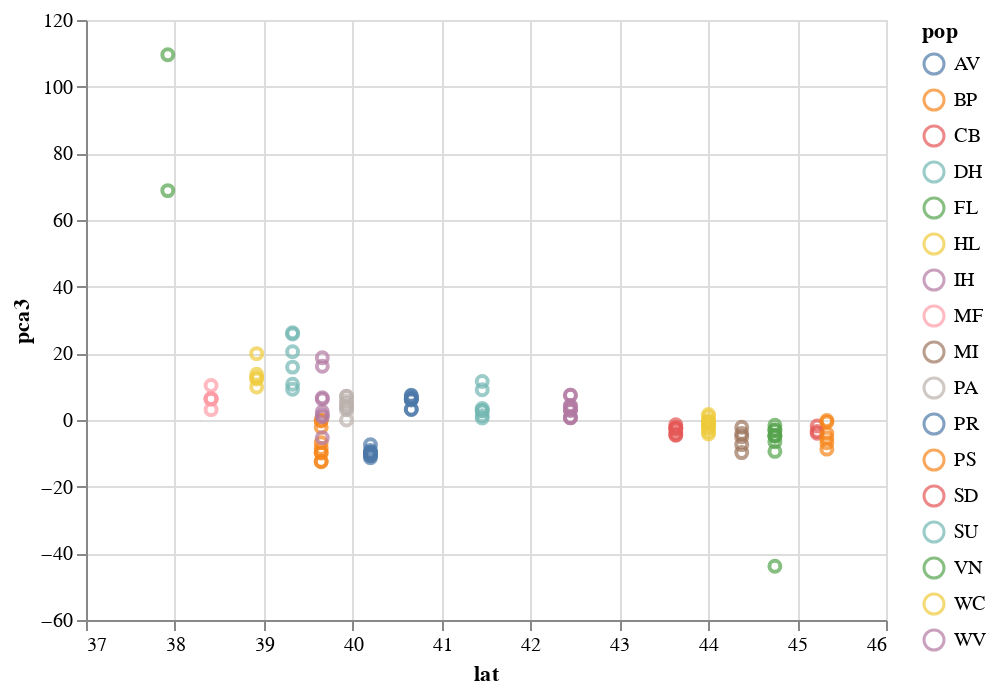

The notebook cell saved with this chart:
### Code cell
#plot pca vs latitude
alt.Chart(mergeyNam).mark_point().encode(
    alt.X('lat',
        scale=alt.Scale(zero=False)
    ),
    y='pca3',
    color='pop'
)

### Figure 1 — Vega-Lite specification as saved in the notebook (floating-point values rounded to 4 significant figures)
{"$schema": "https://vega.github.io/schema/vega-lite/v2.6.0.json", "config": {"view": {"height": 300, "width": 400}}, "data": {"name": "data-df70497540024ff2a58ec16791d94b1c"}, "datasets": {"data-df70497540024ff2a58ec16791d94b1c": [{"con": "Nam", "lat": 37.92, "long": -75.48, "name": "B10I.sorted", "pca1": 0.6633, "pca2": -9.543, "pca3": 68.82, "pca4": 105.5, "pca5": -33.83, "pca6": -8.979, "pca7": 1.69, "pop": "VN"}, {"con": "Nam", "lat": 37.92, "long": -75.48, "name": "B1II.sorted", "pca1": 3.726, "pca2": -16.05, "pca3": 109.6, "pca4": 166.8, "pca5": -53.16, "pca6": -16.59, "pca7": -6.307, "pop": "VN"}, {"con": "Nam", "lat": 38.41, "long": -75.57, "name": "F1II.sorted", "pca1": 2.572, "pca2": -5.386, "pca3": 10.35, "pca4": -1.701, "pca5": 4.459, "pca6": 7.55, "pca7": 2.642, "pop": "MF"}, {"con": "Nam", "lat": 38.41, "long": -75.57, "name": "B8I.sorted", "pca1": 2.434, "pca2": -2.056, "pca3": 6.341, "pca4": 0.8916, "pca5": 1.107, "pca6": 3.409, "pca7": 9.065, "pop": "MF"}, {"con": "Nam", "lat": 38.41, "long": -75.57, "name": "D7I.sorted", "pca1": 1.877, "pca2": -4.647, "pca3": 6.367, "pca4": -2.569, "pca5": 1.283, "pca6": 4.924, "pca7": 4.924, "pop": "MF"}, {"con": "Nam", "lat": 38.41, "long": -75.57, "name": "H5I.sorted", "pca1": 1.585, "pca2": -2.181, "pca3": 6.331, "pca4": -1.696, "pca5": 2.518, "pca6": 4.359, "pca7": 6.526, "pop": "MF"}, {"con": "Nam", "lat": 38.41, "long": -75.57, "name": "C11II.sorted", "pca1": 1.44, "pca2": -2.785, "pca3": 3.11, "pca4": -0.5945, "pca5": 2.595, "pca6": 4.932, "pca7": 0.9729, "pop": "MF"}, {"con": "Nam", "lat": 38.41, "long": -75.57, "name": "E7II.sorted", "pca1": 4.544, "pca2": -2.806, "pca3": 6.35, "pca4": 1.346, "pca5": 2.507, "pca6": 5.192, "pca7": 6.07, "pop": "MF"}, {"con": "Nam", "lat": 38.92, "long": -75.45, "name": "G5II.sorted", "pca1": 6.044, "pca2": -5.32, "pca3": 12.29, "pca4": 0.4563, "pca5": 7.601, "pca6": 4.642, "pca7": -2.703, "pop": "HL"}, {"con": "Nam", "lat": 38.92, "long": -75.45, "name": "A12I.sorted", "pca1": 0.9412, "pca2": -3.487, "pca3": 12.66, "pca4": -3.281, "pca5": 6.346, "pca6": 8.115, "pca7": 16.01, "pop": "HL"}, {"con": "Nam", "lat": 38.92, "long": -75.45, "name": "F10I.sorted", "pca1": 1.07, "pca2": -2.011, "pca3": 13.73, "pca4": -1.915, "pca5": 6.381, "pca6": 9.76, "pca7": 18.69, "pop": "HL"}, {"con": "Nam", "lat": 38.92, "long": -75.45, "name": "H12I.sorted", "pca1": 3.614, "pca2": -4.259, "pca3": 9.885, "pca4": -7.481, "pca5": 8.329, "pca6": 13.82, "pca7": 13.25, "pop": "HL"}, {"con": "Nam", "lat": 38.92, "long": -75.45, "name": "D3II.sorted", "pca1": 4.832, "pca2": -5.168, "pca3": 19.91, "pca4": -8.42, "pca5": 14.67, "pca6": 26.13, "pca7": 9.663, "pop": "HL"}, {"con": "Nam", "lat": 39.65, "long": -75.72, "name": "A11I.sorted", "pca1": -79.19, "pca2": 8.751, "pca3": -6.843, "pca4": -0.7516, "pca5": -3.877, "pca6": -1.127, "pca7": 0.6259, "pop": "BP"}, {"con": "Nam", "lat": 39.65, "long": -75.72, "name": "F6II.sorted", "pca1": -38.38, "pca2": -1.815, "pca3": -0.2943, "pca4": -0.03705, "pca5": 1.014, "pca6": 7.726, "pca7": -6.126, "pop": "BP"}, {"con": "Nam", "lat": 39.65, "long": -75.72, "name": "E3II.sorted", "pca1": -98.18, "pca2": 3.691, "pca3": -8.57, "pca4": -0.8817, "pca5": -4.34, "pca6": 0.5186, "pca7": -2.232, "pop": "BP"}, {"con": "Nam", "lat": 39.65, "long": -75.72, "name": "D11II.sorted", "pca1": -2.065, "pca2": -0.2838, "pca3": 0.003677, "pca4": 0.003389, "pca5": 0.06147, "pca6": 0.3603, "pca7": -0.719, "pop": "BP"}, {"con": "Nam", "lat": 39.65, "long": -75.72, "name": "H2I.sorted", "pca1": -133.9, "pca2": 7.311, "pca3": -9.746, "pca4": 1.318, "pca5": -6.877, "pca6": -8.763, "pca7": 7.167, "pop": "BP"}, {"con": "Nam", "lat": 39.65, "long": -75.72, "name": "H1I.sorted", "pca1": -133.7, "pca2": 7.477, "pca3": -9.887, "pca4": 0.7555, "pca5": -7.255, "pca6": -8.79, "pca7": 8.074, "pop": "BP"}, {"con": "Nam", "lat": 39.65, "long": -75.72, "name": "G9I.sorted", "pca1": -66.23, "pca2": 0.5788, "pca3": -2.164, "pca4": 0.6135, "pca5": -1.382, "pca6": -2.06, "pca7": 1.04, "pop": "BP"}, {"con": "Nam", "lat": 39.65, "long": -75.72, "name": "F4I.sorted", "pca1": -131.7, "pca2": 3.19, "pca3": -12.4, "pca4": 0.3687, "pca5": -0.9638, "pca6": -1.599, "pca7": -10.89, "pop": "BP"}, {"con": "Nam", "lat": 39.65, "long": -75.72, "name": "G2II.sorted", "pca1": -135.1, "pca2": 1.384, "pca3": -12.53, "pca4": 0.449, "pca5": -0.65, "pca6": -0.446, "pca7": -15.41, "pop": "BP"}, {"con": "Nam", "lat": 39.66, "long": -79.91, "name": "B6I.sorted", "pca1": 12.33, "pca2": -15.13, "pca3": 16.1, "pca4": -63.53, "pca5": -142.4, "pca6": 2.418, "pca7": -9.54, "pop": "WV"}, {"con": "Nam", "lat": 39.66, "long": -79.91, "name": "F4II.sorted", "pca1": 9.306, "pca2": -11.89, "pca3": 2.461, "pca4": -7.056, "pca5": 1.614, "pca6": -2.72, "pca7": -4.358, "pop": "WV"}, {"con": "Nam", "lat": 39.66, "long": -79.91, "name": "D7II.sorted", "pca1": 10.6, "pca2": -11.65, "pca3": -5.334, "pca4": -3.765, "pca5": 9.462, "pca6": -11.77, "pca7": -9.757, "pop": "WV"}, {"con": "Nam", "lat": 39.66, "long": -79.91, "name": "B8II.sorted", "pca1": 15.2, "pca2": -19.79, "pca3": 18.7, "pca4": -73.41, "pca5": -163.7, "pca6": 3.637, "pca7": -15.68, "pop": "WV"}, {"con": "Nam", "lat": 39.66, "long": -79.91, "name": "B4II.sorted", "pca1": 6.547, "pca2": -9.773, "pca3": 6.273, "pca4": -4.254, "pca5": 6.293, "pca6": -2.986, "pca7": -1.339, "pop": "WV"}, {"con": "Nam", "lat": 39.66, "long": -79.91, "name": "G4I.sorted", "pca1": 4.632, "pca2": -4.877, "pca3": 0.9697, "pca4": -0.7492, "pca5": 1.565, "pca6": -4.177, "pca7": 0.9313, "pop": "WV"}, {"con": "Nam", "lat": 39.66, "long": -79.91, "name": "A7I.sorted", "pca1": 8.096, "pca2": -5.017, "pca3": 1.409, "pca4": -1.741, "pca5": 6.492, "pca6": -2.893, "pca7": 2.519, "pop": "WV"}, {"con": "Nam", "lat": 39.66, "long": -79.91, "name": "H5II.sorted", "pca1": 8.341, "pca2": -9.91, "pca3": 6.692, "pca4": -1.828, "pca5": 5.01, "pca6": -0.727, "pca7": 2.268, "pop": "WV"}, {"con": "Nam", "lat": 39.93, "long": -75.58, "name": "H6I.sorted", "pca1": -0.7189, "pca2": -2.366, "pca3": 4.238, "pca4": -1.664, "pca5": 4.101, "pca6": 2.388, "pca7": 6.757, "pop": "PA"}, {"con": "Nam", "lat": 39.93, "long": -75.58, "name": "F9I.sorted", "pca1": 1.838, "pca2": -1.402, "pca3": 5.043, "pca4": -1.633, "pca5": 3.143, "pca6": 2.371, "pca7": 5.897, "pop": "PA"}, {"con": "Nam", "lat": 39.93, "long": -75.58, "name": "E10I.sorted", "pca1": 1.81, "pca2": -1.517, "pca3": 3.072, "pca4": -1.369, "pca5": 2.482, "pca6": 3.46, "pca7": 3.29, "pop": "PA"}, {"con": "Nam", "lat": 39.93, "long": -75.58, "name": "D5I.sorted", "pca1": 3.912, "pca2": -2.172, "pca3": 3.691, "pca4": -2.587, "pca5": 4.267, "pca6": 3.258, "pca7": 7.613, "pop": "PA"}, {"con": "Nam", "lat": 39.93, "long": -75.58, "name": "D4I.sorted", "pca1": 1.272, "pca2": 0.4376, "pca3": 5.721, "pca4": -2.655, "pca5": 2.793, "pca6": 4.889, "pca7": 8.765, "pop": "PA"}, {"con": "Nam", "lat": 39.93, "long": -75.58, "name": "B6II.sorted", "pca1": 3.802, "pca2": -2.447, "pca3": 7.155, "pca4": -4.752, "pca5": 5.548, "pca6": 4.221, "pca7": 1.748, "pop": "PA"}, {"con": "Nam", "lat": 39.93, "long": -75.58, "name": "B9II.sorted", "pca1": 4.327, "pca2": -5.007, "pca3": 7.023, "pca4": -3.39, "pca5": 5.111, "pca6": 4.725, "pca7": 4.71, "pop": "PA"}, {"con": "Nam", "lat": 39.93, "long": -75.58, "name": "G12I.sorted", "pca1": -0.0825, "pca2": -0.02548, "pca3": 0.007083, "pca4": 0.01915, "pca5": 0.01465, "pca6": -0.0292, "pca7": -0.0179, "pop": "PA"}, {"con": "Nam", "lat": 40.2, "long": -76.76, "name": "H9II.sorted", "pca1": 12.11, "pca2": 78.36, "pca3": -7.45, "pca4": 4.443, "pca5": -4.508, "pca6": 0.03136, "pca7": -5.897, "pop": "AV"}, {"con": "Nam", "lat": 40.2, "long": -76.76, "name": "E4II.sorted", "pca1": 18.03, "pca2": 89.14, "pca3": -10.15, "pca4": 6.216, "pca5": -5.257, "pca6": 1.786, "pca7": -7.125, "pop": "AV"}, {"con": "Nam", "lat": 40.2, "long": -76.76, "name": "G2I.sorted", "pca1": 16.78, "pca2": 97.5, "pca3": -11.31, "pca4": 3.648, "pca5": -6.257, "pca6": 0.5072, "pca7": -3.802, "pop": "AV"}, {"con": "Nam", "lat": 40.2, "long": -76.76, "name": "D3I.sorted", "pca1": 17.33, "pca2": 111.4, "pca3": -10.52, "pca4": 4.704, "pca5": -7.874, "pca6": 1.003, "pca7": -2.524, "pop": "AV"}, {"con": "Nam", "lat": 40.2, "long": -76.76, "name": "D10I.sorted", "pca1": 14.76, "pca2": 75.97, "pca3": -9.671, "pca4": 4.144, "pca5": -5.269, "pca6": 1.012, "pca7": -3.382, "pop": "AV"}, {"con": "Nam", "lat": 40.2, "long": -76.76, "name": "B7I.sorted", "pca1": 13.11, "pca2": 101.5, "pca3": -9.109, "pca4": 7.116, "pca5": -5.749, "pca6": 2.855, "pca7": -6.575, "pop": "AV"}, {"con": "Nam", "lat": 40.2, "long": -76.76, "name": "B1I.sorted", "pca1": 16.75, "pca2": 110.4, "pca3": -10.75, "pca4": 6.729, "pca5": -7.066, "pca6": -0.2274, "pca7": -3.942, "pop": "AV"}, {"con": "Nam", "lat": 40.2, "long": -76.76, "name": "E5I.sorted", "pca1": 13.01, "pca2": 91.69, "pca3": -9.769, "pca4": 4.815, "pca5": -6.726, "pca6": 1.238, "pca7": -2.461, "pop": "AV"}, {"con": "Nam", "lat": 40.66, "long": -76.92, "name": "C2I.sorted", "pca1": 4.03, "pca2": -1.841, "pca3": 6.017, "pca4": -4.149, "pca5": 9.469, "pca6": -0.6714, "pca7": 19.85, "pop": "PR"}, {"con": "Nam", "lat": 40.66, "long": -76.92, "name": "A3I.sorted", "pca1": 5.478, "pca2": 0.01489, "pca3": 7.45, "pca4": -7.923, "pca5": 11.37, "pca6": -10.31, "pca7": 27.52, "pop": "PR"}, {"con": "Nam", "lat": 40.66, "long": -76.92, "name": "B3I.sorted", "pca1": 4.628, "pca2": -0.6603, "pca3": 7.197, "pca4": -3.215, "pca5": 6.994, "pca6": -0.9251, "pca7": 19.08, "pop": "PR"}, {"con": "Nam", "lat": 40.66, "long": -76.92, "name": "D1I.sorted", "pca1": 5.88, "pca2": 1.08, "pca3": 6.364, "pca4": -7.604, "pca5": 8.4, "pca6": -8.961, "pca7": 20.98, "pop": "PR"}, {"con": "Nam", "lat": 40.66, "long": -76.92, "name": "G1I.sorted", "pca1": 1.424, "pca2": 0.292, "pca3": 6.356, "pca4": -3.12, "pca5": 7.57, "pca6": 1.207, "pca7": 14.17, "pop": "PR"}, {"con": "Nam", "lat": 40.66, "long": -76.92, "name": "H8I.sorted", "pca1": 7.686, "pca2": -1.981, "pca3": 6.344, "pca4": -6.329, "pca5": 10.08, "pca6": -6.713, "pca7": 28.97, "pop": "PR"}, {"con": "Nam", "lat": 40.66, "long": -76.92, "name": "G4II.sorted", "pca1": 4.034, "pca2": -5.726, "pca3": 3.224, "pca4": -4.582, "pca5": 7.256, "pca6": 4.81, "pca7": 6.471, "pop": "PR"}, {"con": "Nam", "lat": 40.66, "long": -76.92, "name": "A9I.sorted", "pca1": 4.729, "pca2": -5.435, "pca3": 3.148, "pca4": -6.314, "pca5": 5.633, "pca6": 1.716, "pca7": 5.936, "pop": "PR"}, {"con": "Nam", "lat": 41.46, "long": -77.14, "name": "D8II.sorted", "pca1": 6.844, "pca2": -6.36, "pca3": 2.839, "pca4": -5.157, "pca5": 5.102, "pca6": -2.856, "pca7": -3.303, "pop": "SU"}, {"con": "Nam", "lat": 41.46, "long": -77.14, "name": "B5I.sorted", "pca1": 2.036, "pca2": -1.476, "pca3": 0.6243, "pca4": 0.0007299, "pca5": 0.3939, "pca6": -0.6711, "pca7": 0.1633, "pop": "SU"}, {"con": "Nam", "lat": 41.46, "long": -77.14, "name": "B9I.sorted", "pca1": 1.46, "pca2": -0.4315, "pca3": 1.261, "pca4": -0.4277, "pca5": 0.8035, "pca6": 0.04385, "pca7": 0.8561, "pop": "SU"}, {"con": "Nam", "lat": 41.46, "long": -77.14, "name": "A4I.sorted", "pca1": 10.28, "pca2": -9.15, "pca3": 11.55, "pca4": -19.84, "pca5": 1.613, "pca6": 7.381, "pca7": 145.0, "pop": "SU"}, {"con": "Nam", "lat": 41.46, "long": -77.14, "name": "C4I.sorted", "pca1": 5.86, "pca2": -4.55, "pca3": 2.696, "pca4": -4.78, "pca5": 4.391, "pca6": 3.817, "pca7": 4.391, "pop": "SU"}, {"con": "Nam", "lat": 41.46, "long": -77.14, "name": "E7I.sorted", "pca1": 8.804, "pca2": -7.441, "pca3": 9.096, "pca4": -15.89, "pca5": 1.704, "pca6": 5.842, "pca7": 116.7, "pop": "SU"}, {"con": "Nam", "lat": 41.46, "long": -77.14, "name": "C1I.sorted", "pca1": 3.675, "pca2": -1.224, "pca3": 3.456, "pca4": -2.248, "pca5": 4.992, "pca6": -2.575, "pca7": -0.6641, "pop": "SU"}, {"con": "Nam", "lat": 43.64, "long": -79.35, "name": "C4II.sorted", "pca1": 13.43, "pca2": -12.48, "pca3": -4.592, "pca4": -3.264, "pca5": 8.178, "pca6": -14.7, "pca7": -13.22, "pop": "CB"}, {"con": "Nam", "lat": 43.64, "long": -79.35, "name": "A11II.sorted", "pca1": -10.33, "pca2": -5.198, "pca3": -2.374, "pca4": -2.445, "pca5": 2.495, "pca6": -4.862, "pca7": -5.409, "pop": "CB"}, {"con": "Nam", "lat": 43.64, "long": -79.35, "name": "C9II.sorted", "pca1": 8.317, "pca2": -9.488, "pca3": -4.432, "pca4": -2.45, "pca5": 4.992, "pca6": -7.5, "pca7": -4.757, "pop": "CB"}, {"con": "Nam", "lat": 43.64, "long": -79.35, "name": "D10II.sorted", "pca1": 13.38, "pca2": -13.5, "pca3": -2.619, "pca4": -4.39, "pca5": 11.29, "pca6": -16.93, "pca7": -13.73, "pop": "CB"}, {"con": "Nam", "lat": 43.64, "long": -79.35, "name": "E8II.sorted", "pca1": 8.042, "pca2": -9.715, "pca3": -1.406, "pca4": 0.1729, "pca5": 2.995, "pca6": -10.03, "pca7": -7.078, "pop": "CB"}, {"con": "Nam", "lat": 43.64, "long": -79.35, "name": "G10II.sorted", "pca1": 8.602, "pca2": -6.91, "pca3": -2.376, "pca4": -1.661, "pca5": 4.524, "pca6": -8.287, "pca7": -6.525, "pop": "CB"}, {"con": "Nam", "lat": 43.64, "long": -79.35, "name": "F6I.sorted", "pca1": 10.41, "pca2": -7.863, "pca3": -3.704, "pca4": -3.611, "pca5": 2.771, "pca6": -13.09, "pca7": -3.885, "pop": "CB"}, {"con": "Nam", "lat": 44.38, "long": -79.74, "name": "G5I.sorted", "pca1": 8.704, "pca2": -8.16, "pca3": -2.201, "pca4": -4.489, "pca5": 6.22, "pca6": -8.227, "pca7": -1.686, "pop": "MI"}, {"con": "Nam", "lat": 44.38, "long": -79.74, "name": "H7I.sorted", "pca1": 10.89, "pca2": -8.78, "pca3": -4.015, "pca4": -4.745, "pca5": 7.759, "pca6": -12.04, "pca7": -0.4031, "pop": "MI"}, {"con": "Nam", "lat": 44.38, "long": -79.74, "name": "G3II.sorted", "pca1": 16.41, "pca2": -15.97, "pca3": -5.032, "pca4": -8.596, "pca5": 15.07, "pca6": -23.42, "pca7": -19.22, "pop": "MI"}, {"con": "Nam", "lat": 44.38, "long": -79.74, "name": "H6II.sorted", "pca1": 14.74, "pca2": -21.32, "pca3": -7.393, "pca4": -13.81, "pca5": 22.95, "pca6": -40.58, "pca7": -49.82, "pop": "MI"}, {"con": "Nam", "lat": 44.38, "long": -79.74, "name": "H1II.sorted", "pca1": 16.38, "pca2": -17.34, "pca3": -9.779, "pca4": -12.77, "pca5": 9.36, "pca6": -24.25, "pca7": -23.68, "pop": "MI"}, {"con": "Nam", "lat": 44.75, "long": -79.7, "name": "C10I.sorted", "pca1": 9.814, "pca2": -10.72, "pca3": -4.6, "pca4": -1.408, "pca5": 6.516, "pca6": -11.3, "pca7": -7.217, "pop": "FL"}, {"con": "Nam", "lat": 44.75, "long": -79.7, "name": "D12I.sorted", "pca1": 7.769, "pca2": -8.424, "pca3": -1.572, "pca4": -4.952, "pca5": 2.069, "pca6": -10.66, "pca7": -5.703, "pop": "FL"}, {"con": "Nam", "lat": 44.75, "long": -79.7, "name": "A6I.sorted", "pca1": 11.35, "pca2": -10.37, "pca3": -4.74, "pca4": -4.858, "pca5": 6.047, "pca6": -14.75, "pca7": -6.004, "pop": "FL"}, {"con": "Nam", "lat": 44.75, "long": -79.7, "name": "H2II.sorted", "pca1": 15.82, "pca2": -14.48, "pca3": -6.548, "pca4": -3.14, "pca5": 8.565, "pca6": -19.62, "pca7": -26.92, "pop": "FL"}, {"con": "Nam", "lat": 44.75, "long": -79.7, "name": "F2II.sorted", "pca1": 13.1, "pca2": -14.67, "pca3": -9.419, "pca4": -3.334, "pca5": 13.12, "pca6": -17.96, "pca7": -22.37, "pop": "FL"}, {"con": "Nam", "lat": 44.75, "long": -79.7, "name": "A8II.sorted", "pca1": 12.9, "pca2": -18.55, "pca3": -2.91, "pca4": -3.355, "pca5": 6.427, "pca6": -13.46, "pca7": -19.3, "pop": "FL"}, {"con": "Nam", "lat": 44.75, "long": -79.7, "name": "H9I.sorted", "pca1": 7.609, "pca2": -6.859, "pca3": -4.883, "pca4": -4.168, "pca5": 5.18, "pca6": -8.17, "pca7": -5.444, "pop": "FL"}, {"con": "Nam", "lat": 44.75, "long": -79.7, "name": "E12I.sorted", "pca1": 7.329, "pca2": -9.592, "pca3": -3.158, "pca4": -0.1612, "pca5": 3.988, "pca6": -8.531, "pca7": -6.369, "pop": "FL"}, {"con": "Nam", "lat": 44.75, "long": -79.7, "name": "F5I.sorted", "pca1": 13.32, "pca2": -17.07, "pca3": -43.87, "pca4": 19.91, "pca5": -7.914, "pca6": 1.209, "pca7": 3.488, "pop": "FL"}, {"con": "Nam", "lat": 45.23, "long": -79.68, "name": "C8II.sorted", "pca1": 3.587, "pca2": -3.664, "pca3": -1.799, "pca4": -0.1741, "pca5": 1.761, "pca6": -3.467, "pca7": -2.022, "pop": "SD"}, {"con": "Nam", "lat": 45.23, "long": -79.68, "name": "D9II.sorted", "pca1": 9.324, "pca2": -8.661, "pca3": -3.435, "pca4": -2.415, "pca5": 3.646, "pca6": -10.45, "pca7": -7.454, "pop": "SD"}, {"con": "Nam", "lat": 45.23, "long": -79.68, "name": "C12I.sorted", "pca1": 9.434, "pca2": -8.039, "pca3": -3.966, "pca4": -2.821, "pca5": 3.418, "pca6": -10.12, "pca7": -5.194, "pop": "SD"}, {"con": "Nam", "lat": 45.33, "long": -79.96, "name": "F8II.sorted", "pca1": -0.08324, "pca2": -0.2891, "pca3": -0.1799, "pca4": 0.1168, "pca5": -0.1277, "pca6": 0.07926, "pca7": -0.05059, "pop": "PS"}, {"con": "Nam", "lat": 45.33, "long": -79.96, "name": "H7II.sorted", "pca1": 13.07, "pca2": -13.49, "pca3": -8.741, "pca4": -9.684, "pca5": 10.53, "pca6": -25.84, "pca7": -22.89, "pop": "PS"}, {"con": "Nam", "lat": 45.33, "long": -79.96, "name": "H8II.sorted", "pca1": 9.298, "pca2": -9.227, "pca3": -4.076, "pca4": -3.46, "pca5": 8.238, "pca6": -14.34, "pca7": -10.65, "pop": "PS"}, {"con": "Nam", "lat": 45.33, "long": -79.96, "name": "F8I.sorted", "pca1": 8.934, "pca2": -6.265, "pca3": -0.5791, "pca4": -4.368, "pca5": 5.001, "pca6": -9.963, "pca7": -2.046, "pop": "PS"}, {"con": "Nam", "lat": 45.33, "long": -79.96, "name": "E9II.sorted", "pca1": 11.97, "pca2": -13.9, "pca3": -5.428, "pca4": -7.419, "pca5": 9.318, "pca6": -17.58, "pca7": -14.31, "pop": "PS"}, {"con": "Nam", "lat": 45.33, "long": -79.96, "name": "A7II.sorted", "pca1": 14.17, "pca2": -12.24, "pca3": -6.829, "pca4": -9.124, "pca5": 9.873, "pca6": -24.86, "pca7": -21.2, "pop": "PS"}, {"con": "Nam", "lat": 39.32, "long": -75.62, "name": "G8II.sorted", "pca1": 2.972, "pca2": -4.2, "pca3": 10.7, "pca4": -1.384, "pca5": 2.901, "pca6": 5.119, "pca7": 3.803, "pop": "DH"}, {"con": "Nam", "lat": 39.32, "long": -75.62, "name": "F3II.sorted", "pca1": 0.9631, "pca2": -10.68, "pca3": 20.48, "pca4": -8.437, "pca5": 16.03, "pca6": 104.1, "pca7": -27.0, "pop": "DH"}, {"con": "Nam", "lat": 39.32, "long": -75.62, "name": "C2II.sorted", "pca1": 4.603, "pca2": -6.398, "pca3": 15.87, "pca4": -5.025, "pca5": -0.4697, "pca6": 12.78, "pca7": -1.245, "pop": "DH"}, {"con": "Nam", "lat": 39.32, "long": -75.62, "name": "A6II.sorted", "pca1": 5.523, "pca2": -11.52, "pca3": 26.16, "pca4": -8.428, "pca5": 17.36, "pca6": 125.2, "pca7": -34.1, "pop": "DH"}, {"con": "Nam", "lat": 39.32, "long": -75.62, "name": "B4I.sorted", "pca1": 2.088, "pca2": -2.281, "pca3": 9.237, "pca4": -3.936, "pca5": 6.537, "pca6": 6.576, "pca7": 10.75, "pop": "DH"}, {"con": "Nam", "lat": 39.32, "long": -75.62, "name": "F5II.sorted", "pca1": 3.122, "pca2": -10.8, "pca3": 25.79, "pca4": -10.17, "pca5": 19.68, "pca6": 119.4, "pca7": -33.01, "pop": "DH"}, {"con": "Nam", "lat": 42.45, "long": -76.46, "name": "G7I.sorted", "pca1": 3.49, "pca2": -3.505, "pca3": 4.134, "pca4": -2.924, "pca5": 2.954, "pca6": -0.7826, "pca7": 6.797, "pop": "IH"}, {"con": "Nam", "lat": 42.45, "long": -76.46, "name": "H4II.sorted", "pca1": 2.956, "pca2": -5.25, "pca3": 7.418, "pca4": 0.3166, "pca5": 1.569, "pca6": 2.714, "pca7": -1.177, "pop": "IH"}, {"con": "Nam", "lat": 42.45, "long": -76.46, "name": "H10II.sorted", "pca1": 4.798, "pca2": -5.078, "pca3": 2.979, "pca4": 0.2975, "pca5": 3.857, "pca6": 2.675, "pca7": 0.03923, "pop": "IH"}, {"con": "Nam", "lat": 42.45, "long": -76.46, "name": "E10II.sorted", "pca1": 4.212, "pca2": -3.814, "pca3": 4.323, "pca4": -0.3243, "pca5": 2.24, "pca6": 2.15, "pca7": -0.9253, "pop": "IH"}, {"con": "Nam", "lat": 42.45, "long": -76.46, "name": "B10II.sorted", "pca1": 7.332, "pca2": -7.271, "pca3": 2.864, "pca4": -5.655, "pca5": 1.656, "pca6": 2.455, "pca7": 4.322, "pop": "IH"}, {"con": "Nam", "lat": 42.45, "long": -76.46, "name": "H10I.sorted", "pca1": 6.129, "pca2": -2.572, "pca3": 0.7714, "pca4": -2.808, "pca5": 4.616, "pca6": -0.0425, "pca7": 4.028, "pop": "IH"}, {"con": "Nam", "lat": 42.45, "long": -76.46, "name": "D9I.sorted", "pca1": 3.064, "pca2": -1.93, "pca3": 0.6749, "pca4": 0.08944, "pca5": 2.114, "pca6": 0.8374, "pca7": 1.847, "pop": "IH"}, {"con": "Nam", "lat": 42.45, "long": -76.46, "name": "C3I.sorted", "pca1": 6.856, "pca2": -2.871, "pca3": 3.373, "pca4": -2.26, "pca5": 1.988, "pca6": -0.7666, "pca7": 4.637, "pop": "IH"}, {"con": "Nam", "lat": 42.45, "long": -76.46, "name": "C11I.sorted", "pca1": 0.608, "pca2": -1.322, "pca3": 0.6712, "pca4": -0.784, "pca5": 0.3525, "pca6": -0.9203, "pca7": 1.414, "pop": "IH"}, {"con": "Nam", "lat": 42.45, "long": -76.46, "name": "A10II.sorted", "pca1": 6.707, "pca2": -6.697, "pca3": 7.415, "pca4": -2.806, "pca5": 6.455, "pca6": 1.67, "pca7": 3.593, "pop": "IH"}, {"con": "Nam", "lat": 44.0, "long": -79.39, "name": "A1II.sorted", "pca1": 10.04, "pca2": -9.825, "pca3": 1.65, "pca4": 4.577, "pca5": -0.3249, "pca6": -8.922, "pca7": -6.445, "pop": "WC"}, {"con": "Nam", "lat": 44.0, "long": -79.39, "name": "G1II.sorted", "pca1": 9.513, "pca2": -12.05, "pca3": -4.208, "pca4": -2.033, "pca5": 6.408, "pca6": -13.98, "pca7": -16.21, "pop": "WC"}, {"con": "Nam", "lat": 44.0, "long": -79.39, "name": "F7I.sorted", "pca1": 9.13, "pca2": -5.428, "pca3": -2.29, "pca4": -2.887, "pca5": 4.666, "pca6": -10.48, "pca7": -4.356, "pop": "WC"}, {"con": "Nam", "lat": 44.0, "long": -79.39, "name": "A5I.sorted", "pca1": 7.342, "pca2": -5.14, "pca3": -0.313, "pca4": -3.043, "pca5": 4.46, "pca6": -7.563, "pca7": 8.604, "pop": "WC"}, {"con": "Nam", "lat": 44.0, "long": -79.39, "name": "C1II.sorted", "pca1": 9.955, "pca2": -10.06, "pca3": 0.9899, "pca4": 0.3351, "pca5": 6.252, "pca6": -12.13, "pca7": -11.1, "pop": "WC"}, {"con": "Nam", "lat": 44.0, "long": -79.39, "name": "B11II.sorted", "pca1": 3.009, "pca2": -3.164, "pca3": -1.45, "pca4": -1.272, "pca5": 1.955, "pca6": -5.704, "pca7": -2.855, "pop": "WC"}, {"con": "Nam", "lat": 44.0, "long": -79.39, "name": "C6II.sorted", "pca1": 4.116, "pca2": -2.797, "pca3": -0.6411, "pca4": -1.519, "pca5": 2.884, "pca6": -5.12, "pca7": -4.784, "pop": "WC"}, {"con": "Nam", "lat": 44.0, "long": -79.39, "name": "D1II.sorted", "pca1": 10.04, "pca2": -12.21, "pca3": -0.4946, "pca4": -3.141, "pca5": 8.015, "pca6": -15.25, "pca7": -13.82, "pop": "WC"}, {"con": "Nam", "lat": 44.0, "long": -79.39, "name": "E2II.sorted", "pca1": 5.332, "pca2": -8.392, "pca3": -0.883, "pca4": -0.8514, "pca5": 7.747, "pca6": -8.308, "pca7": -7.556, "pop": "WC"}, {"con": "Nam", "lat": 44.0, "long": -79.39, "name": "C8I.sorted", "pca1": 5.197, "pca2": -7.61, "pca3": -3.615, "pca4": -4.898, "pca5": 6.042, "pca6": -11.48, "pca7": -2.808, "pop": "WC"}, {"con": "Nam", "lat": 44.0, "long": -79.39, "name": "A3II.sorted", "pca1": 9.683, "pca2": -9.847, "pca3": -2.487, "pca4": 0.7721, "pca5": 5.876, "pca6": -10.68, "pca7": -14.47, "pop": "WC"}]}, "encoding": {"color": {"field": "pop", "type": "nominal"}, "x": {"field": "lat", "scale": {"zero": false}, "type": "quantitative"}, "y": {"field": "pca3", "type": "quantitative"}}, "mark": "point"}
